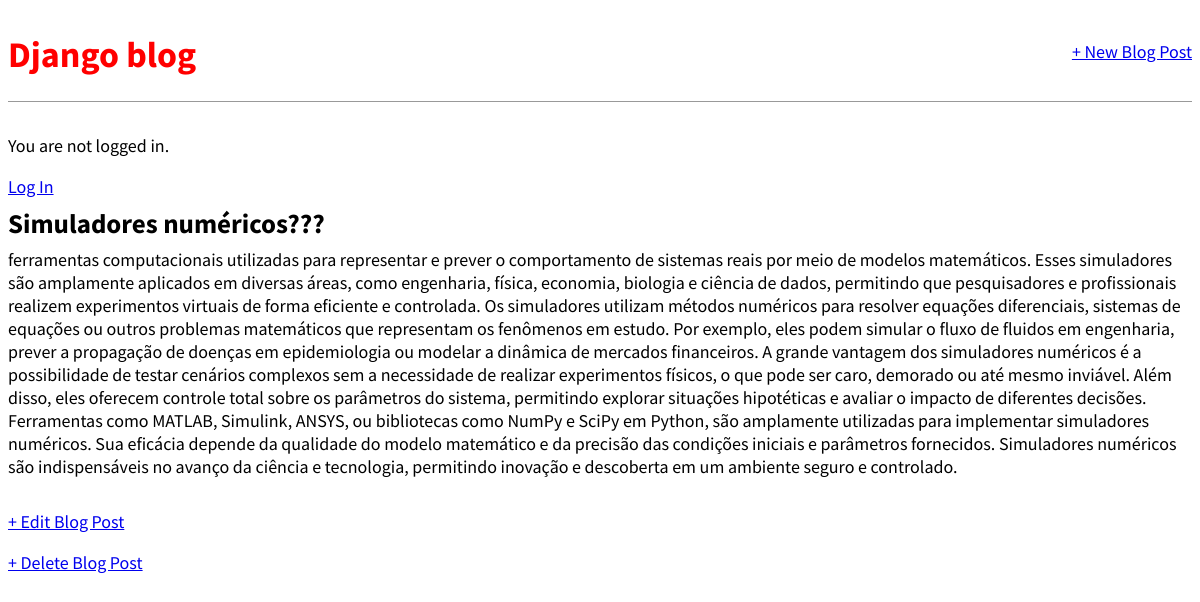
Screenshot of /post/3/ with the database file from the repository.
### blog/models.py (models this page shows, shortened)
class Post(models.Model):
    title = models.CharField(max_length=200)
    author = models.ForeignKey(
        User,
        on_delete=models.CASCADE
    )
    body = models.TextField()
    """
     O método `get_absolute_url` é uma prática recomendada no Django para definir uma URL
     canônica para cada instância de um modelo. Ele retorna o caminho absoluto (URL) que
     aponta para um objeto específico, permitindo que outras partes do código (ou mesmo
     o navegador do usuário) saibam para onde redirecionar após uma ação bem-sucedida
     como a criação ou edição de um objeto.
    """
    def get_absolute_url(self):
        return reverse("post_detail", args=[str(self.id)])
    """
    Por que usar `get_absolute_url`?
    1. Flexibilidade: Mesmo que a estrutura das URLs do projeto mude no futuro,
       o `get_absolute_url` garante que os links para objetos permaneçam consistentes.
    2. Boas práticas: Facilita a navegação e mantém o código mais organizado e reutilizável.
    3. Integração: Muitos componentes do Django, como templates e CBVs (Class-Based Views),
       esperam que este método esteja presente para gerar URLs automaticamente.
    """

### blog/views.py (the view)
# urls.py: path('post/<int:pk>/', BlogDetailView.as_view(), name='post_detail'),
class BlogDetailView(DetailView):
    model = Post
    print(model)
    template_name = 'post_detail.html'

### blog/templates/post_detail.html
{% extends 'base.html' %}
{% block content %}
    <div class="post-entry">
        <h2>{{ post.title }}</h2>
        <p>{{ post.body }}</p>
    </div>
    <p><a href="{% url 'post_edit' post.pk %}">+ Edit Blog Post</a></p>
    <p><a href="{% url 'post_delete' post.pk %}">+ Delete Blog Post</a></p>
{% endblock content %}

### static/css/base.css (style rules this page uses)
body { font-family: 'Source Sans Pro', sans-serif; font-size: 18px; }
.post-entry { margin-bottom: 2rem; }
.post-entry h2 { margin: 0.5rem 0; }
.post-entry p { margin: 0; font-weight: 400; }

### rows the page displays
Post: title "Simuladores numéricos???", body "ferramentas computacionais utilizadas para representar e prever o comportamento de sistemas reais por meio de modelos matemáticos. Esses simuladores são amplamente aplicados em diversas áreas, como engenharia, física, economia, biologia e ciência de dados, permitindo que pesquisadores e profissionais realizem experimentos virtuais de forma eficiente e controlada. Os simuladores utilizam métodos numéricos para resolver equações diferenciais, sistemas de equações ou outros problemas matemáticos que representam os fenômenos em estudo. Por exemplo, eles podem simular o fluxo de fluidos em engenharia, prever a propagação de doenças em epidemiologia ou modelar a dinâmica de mercados financeiros.…"
